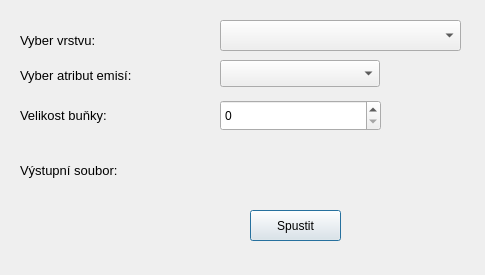
<?xml version="1.0" encoding="UTF-8"?>
<ui version="4.0">
 <class>Dialog</class>
 <widget class="QDialog" name="Dialog">
  <property name="geometry">
   <rect>
    <x>0</x>
    <y>0</y>
    <width>485</width>
    <height>275</height>
   </rect>
  </property>
  <property name="windowTitle">
   <string>Dialog</string>
  </property>
  <widget class="QgsMapLayerComboBox" name="VyberVrstvu">
   <property name="geometry">
    <rect>
     <x>220</x>
     <y>20</y>
     <width>241</width>
     <height>31</height>
    </rect>
   </property>
  </widget>
  <widget class="QLabel" name="label">
   <property name="geometry">
    <rect>
     <x>20</x>
     <y>30</y>
     <width>151</width>
     <height>20</height>
    </rect>
   </property>
   <property name="font">
    <font>
     <pointsize>10</pointsize>
    </font>
   </property>
   <property name="text">
    <string>Vyber vrstvu:</string>
   </property>
   <property name="textFormat">
    <enum>Qt::PlainText</enum>
   </property>
  </widget>
  <widget class="QgsFieldComboBox" name="VyberAtribut">
   <property name="geometry">
    <rect>
     <x>220</x>
     <y>60</y>
     <width>160</width>
     <height>27</height>
    </rect>
   </property>
  </widget>
  <widget class="QLabel" name="label_2">
   <property name="geometry">
    <rect>
     <x>20</x>
     <y>60</y>
     <width>161</width>
     <height>31</height>
    </rect>
   </property>
   <property name="font">
    <font>
     <pointsize>10</pointsize>
    </font>
   </property>
   <property name="text">
    <string>Vyber atribut emisí:</string>
   </property>
  </widget>
  <widget class="QgsFileWidget" name="FileOutput">
   <property name="geometry">
    <rect>
     <x>220</x>
     <y>150</y>
     <width>191</width>
     <height>41</height>
    </rect>
   </property>
  </widget>
  <widget class="QLabel" name="label_3">
   <property name="geometry">
    <rect>
     <x>20</x>
     <y>150</y>
     <width>141</width>
     <height>41</height>
    </rect>
   </property>
   <property name="font">
    <font>
     <pointsize>10</pointsize>
    </font>
   </property>
   <property name="text">
    <string>Výstupní soubor:</string>
   </property>
  </widget>
  <widget class="QLabel" name="label_4">
   <property name="geometry">
    <rect>
     <x>20</x>
     <y>100</y>
     <width>131</width>
     <height>31</height>
    </rect>
   </property>
   <property name="font">
    <font>
     <pointsize>10</pointsize>
    </font>
   </property>
   <property name="text">
    <string>Velikost buňky:</string>
   </property>
  </widget>
  <widget class="QSpinBox" name="spinBox">
   <property name="geometry">
    <rect>
     <x>220</x>
     <y>100</y>
     <width>161</width>
     <height>31</height>
    </rect>
   </property>
   <property name="maximum">
    <number>1000000000</number>
   </property>
  </widget>
  <widget class="QPushButton" name="pushButton">
   <property name="geometry">
    <rect>
     <x>250</x>
     <y>210</y>
     <width>91</width>
     <height>31</height>
    </rect>
   </property>
   <property name="text">
    <string>Spustit</string>
   </property>
  </widget>
 </widget>
 <customwidgets>
  <customwidget>
   <class>QgsFieldComboBox</class>
   <extends>QComboBox</extends>
   <header>qgsfieldcombobox.h</header>
  </customwidget>
  <customwidget>
   <class>QgsFileWidget</class>
   <extends>QWidget</extends>
   <header>qgsfilewidget.h</header>
  </customwidget>
  <customwidget>
   <class>QgsMapLayerComboBox</class>
   <extends>QComboBox</extends>
   <header>qgsmaplayercombobox.h</header>
  </customwidget>
 </customwidgets>
 <resources/>
 <connections/>
</ui>
